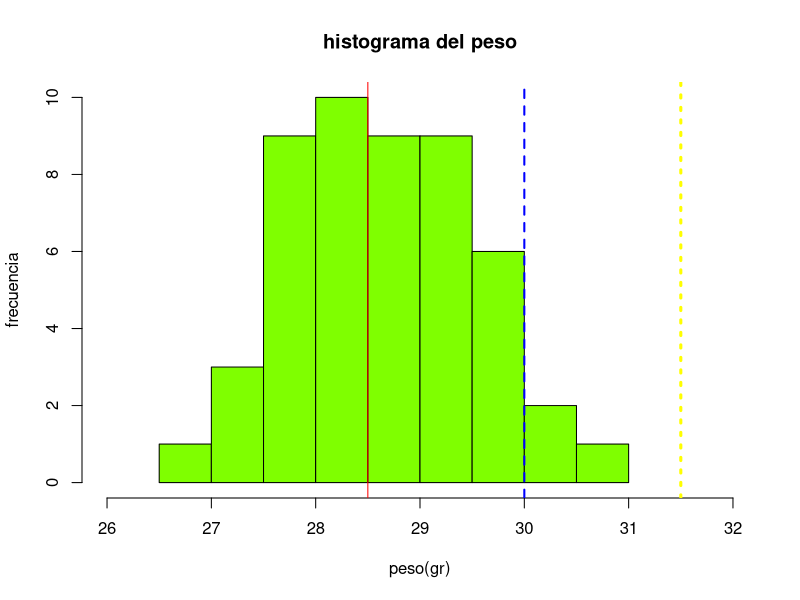
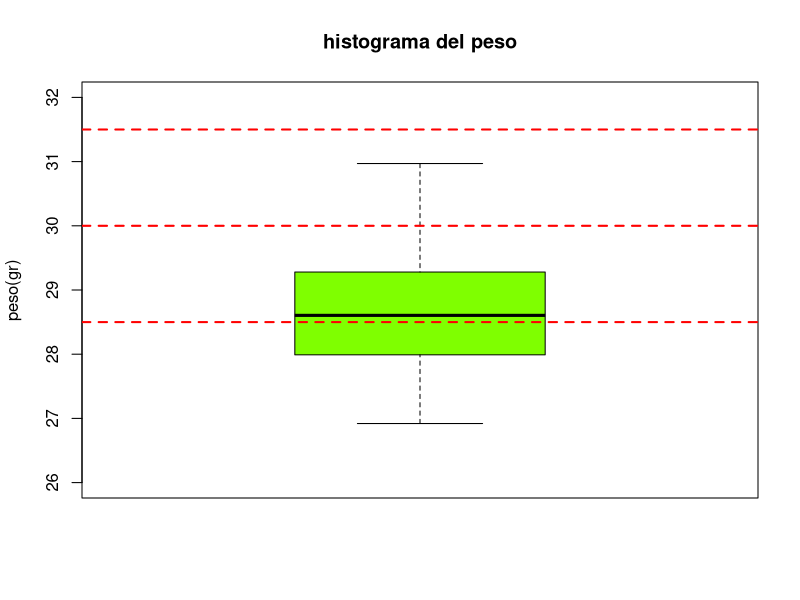
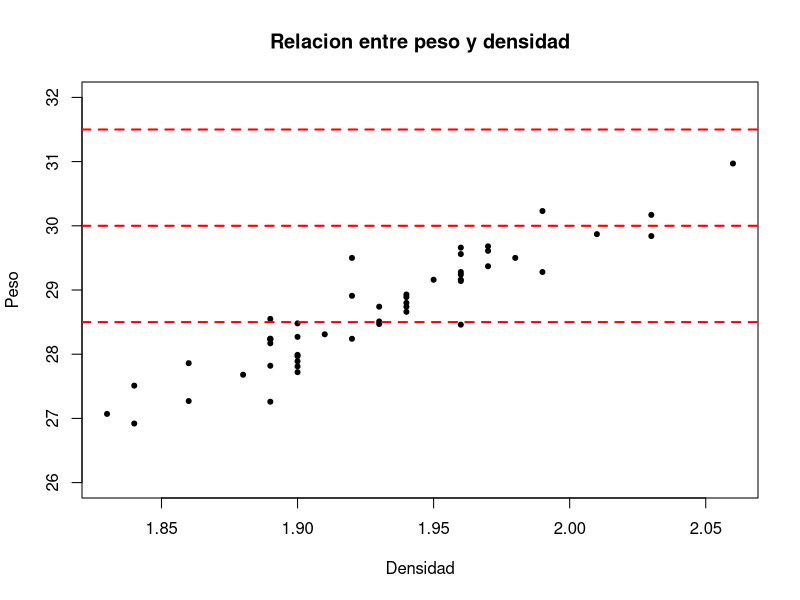
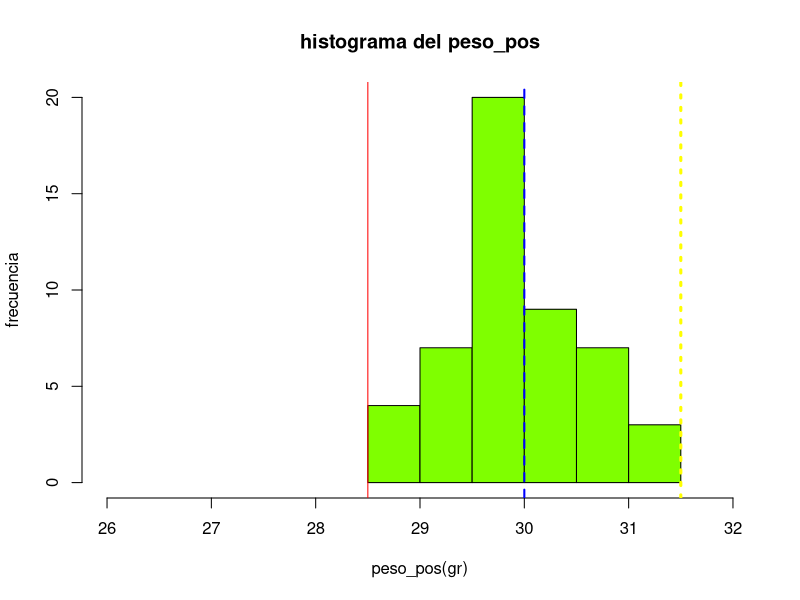
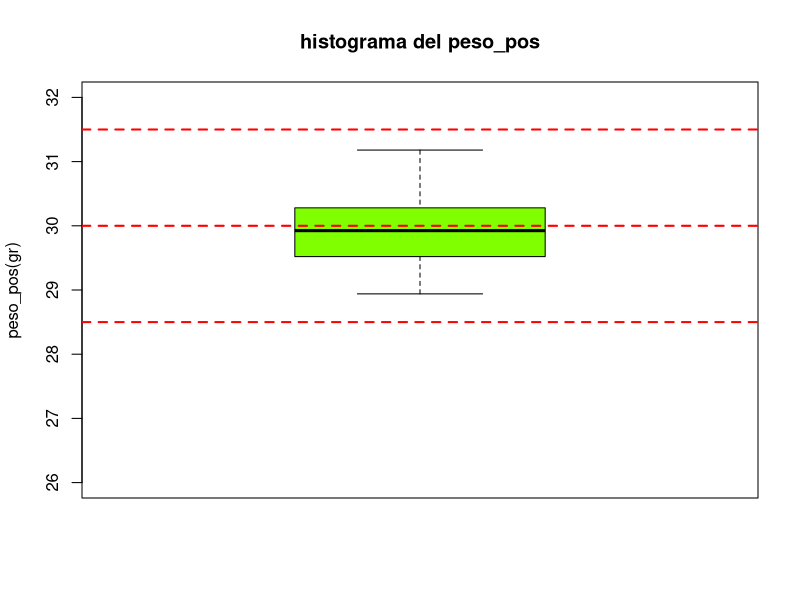
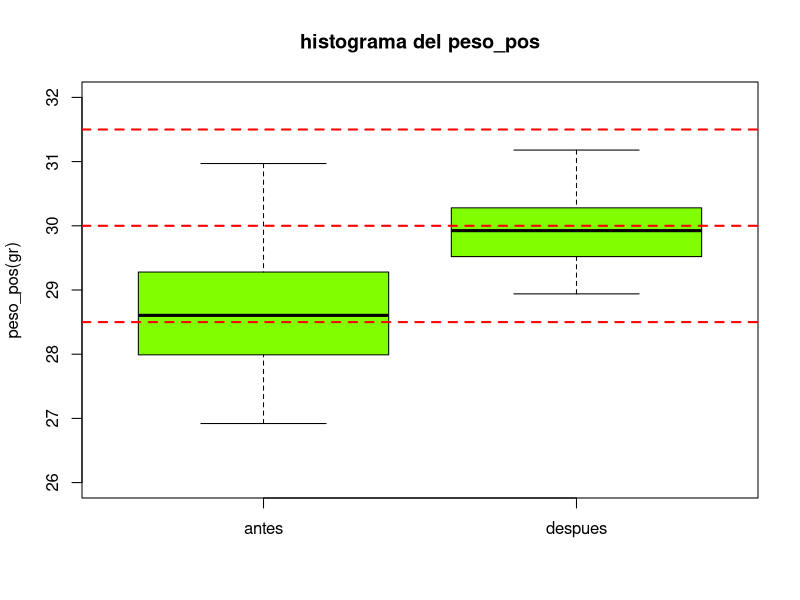

Source code (R) for these figures, in order:
#------------------------------------------------------#
#-- Universidad del Valle: Escuela de Estadistica    --#
#-- Asignatura: Probabilidad y Estadística           --#
#-- Profesores: Ivan Mauricio Bermudez               --#   
#------------------------------------------------------#
#y es la variable respuesta, y x es la variable explicativa
#relaciones lineales,
#### 0. Establecer el directorio de trabajo ####


#### 1. Lectura de datos ####

datos <- read.table("data_chocolates.txt", header=TRUE, dec=".")

names(datos) #nombres de las variables en la BD.
str(datos)  #Indica el tipo de variable
head(datos) #Muestra las primeras lineas de la BD.


#### 2.  Visualizacion de datos ####

#### 2.1. Diagnostico del peso de las barras de chocolate ####

# a. Crear histograma

hist(datos$peso,
     main=paste("histograma del peso"),
     xlab="peso(gr)",
     ylab="frecuencia",
     xlim=c(26,32),
     col="#7FFF00")

#esto sobrepone lineas
#esta funcion siempre va despues del grafico
abline(v=c(28.5,30,31.5),lty=c(1,2,3),lwd=c(1,2,3),col=c("red","blue","yellow"))

# b. Crear Boxplot
#boxplot(datos$peso) #generico
#no hay medidad de frecuencia asi que omitimos xlab
boxplot(datos$peso,
     main="histograma del peso",
     ylab="peso(gr)",
     ylim=c(26,32),
     col="#7FFF00")
abline(h=c(28.5,30,31.5),lty=2,lwd=2,col="red")

#particionar ventana
par(mfrow=c(1,2))

#aqui habra problemas con el largo de la ventana
par(mfrow=c(2,1))

#ventana flotante
x11()
par(mfrow=c(2,1))

# c. ¿Que porcentaje de los pesos estan por fuera de los limites de especificación ?

sum(datos$peso < 28.5)

length(which(datos$peso < 28.5))

sum(datos$peso < 28.5)/length(datos$peso)

PMenores.LEI=sum(datos$peso < 28.5)/length(datos$peso)

PMayores.LEI=sum(datos$peso > 31.5)/length(datos$peso)

# d. Indicadores descriptivos

media<-mean(datos$peso)
mediana<-median(datos$peso)
desviacion<-sd(datos$peso)
cv<-desviacion/mediana
resumen<-summary(datos$peso)
resumen[1]
resumen[c(1,3)]

percenti.95<-quantile(datos$peso,0.95)
quantile(datos$peso,c(0.25,0.50,0.75))
round(quantile(datos$peso,c(0.25,0.50,0.75)),2)




#### 2.2. Intervencion #### 

# ¿Existe relacion entre el peso y la densidad de los chocolates?

x11()
#'<-' fails inside functions when we use '='
plot(datos$densidad,datos$peso,
     pch=20,
     xlab="Densidad",
     ylab="Peso",
     ylim=c(26,32),
     main="Relacion entre peso y densidad")

cor(datos$peso,datos$densidad)
abline(h=c(28.5,30,31.5),lty=2,lwd=2,col="red")




#### 2.3. Validación de la intervencion #### 

datos$peso_pos
hist(datos$peso_pos,
     main=paste("histograma del peso_pos"),
     xlab="peso_pos(gr)",
     ylab="frecuencia",
     xlim=c(26,32),
     col="#7FFF00")
#esto sobrepone lineas
#esta funcion siempre va despues del grafico
abline(v=c(28.5,30,31.5),lty=c(1,2,3),lwd=c(1,2,3),col=c("red","blue","yellow"))

#boxplot(datos$peso) #generico
#no hay medidad de frecuencia asi que omitimos xlab
boxplot(datos$peso_pos,
        main="histograma del peso_pos",
        ylab="peso_pos(gr)",
        ylim=c(26,32),
        col="#7FFF00")
abline(h=c(28.5,30,31.5),lty=2,lwd=2,col="red")


# Crear ventana flotante
x11() 
# Particionar ventana
par(mfrow = c(1, 1))

#comparar peso incial vs final
#boxplots son los mas utiles para comparar
boxplot(datos$peso,datos$peso_pos,
        main="histograma del peso_pos",
        ylab="peso_pos(gr)",
        ylim=c(26,32),
        col="#7FFF00",
        names=c("antes","despues"))
abline(h=c(28.5,30,31.5),lty=2,lwd=2,col="red")

#table1, libreria table1
#library(table1)

#informe de maximo 3 paginas
#analisis general del peso
#peso vs operario
#3.peso vs maquina
#4. peso vs operario-maquina









